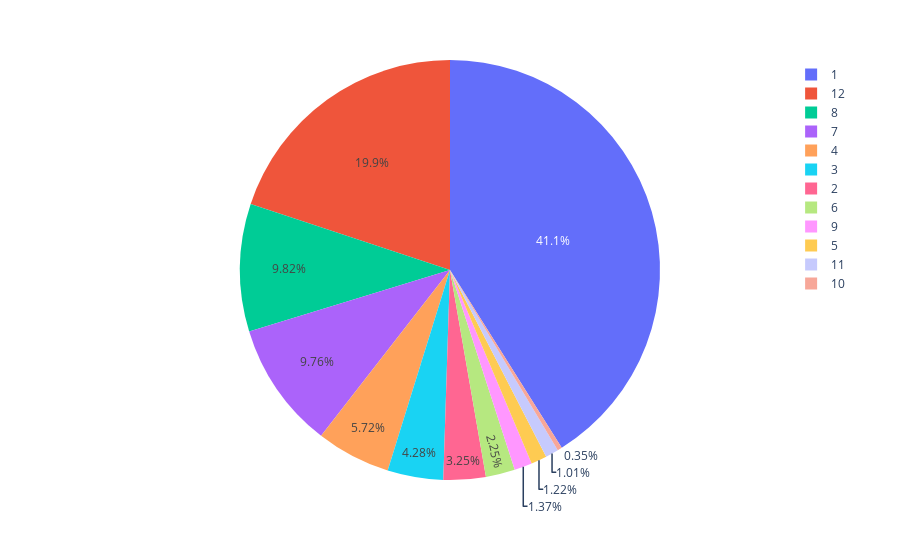

This figure's notebook cell:
### Code cell
fig = px.pie(df, values="likesCount", names="month")
fig.show()

### Figure 1 — Plotly figure (JSON) as saved in the notebook; plotly's stock layout.template omitted (floating-point values rounded to 4 significant figures; data arrays with more than 128 entries replaced by an {"elided": "..."} marker saying what was removed)
{"data": [{"domain": {"x": [0, 1], "y": [0, 1]}, "hovertemplate": "month=%{label}<br>likesCount=%{value}<extra></extra>", "labels": {"elided": "191 int values"}, "legendgroup": "", "name": "", "showlegend": true, "type": "pie", "values": {"elided": "191 int values"}}], "layout": {"autosize": true, "legend": {"tracegroupgap": 0}, "margin": {"t": 60}}}
